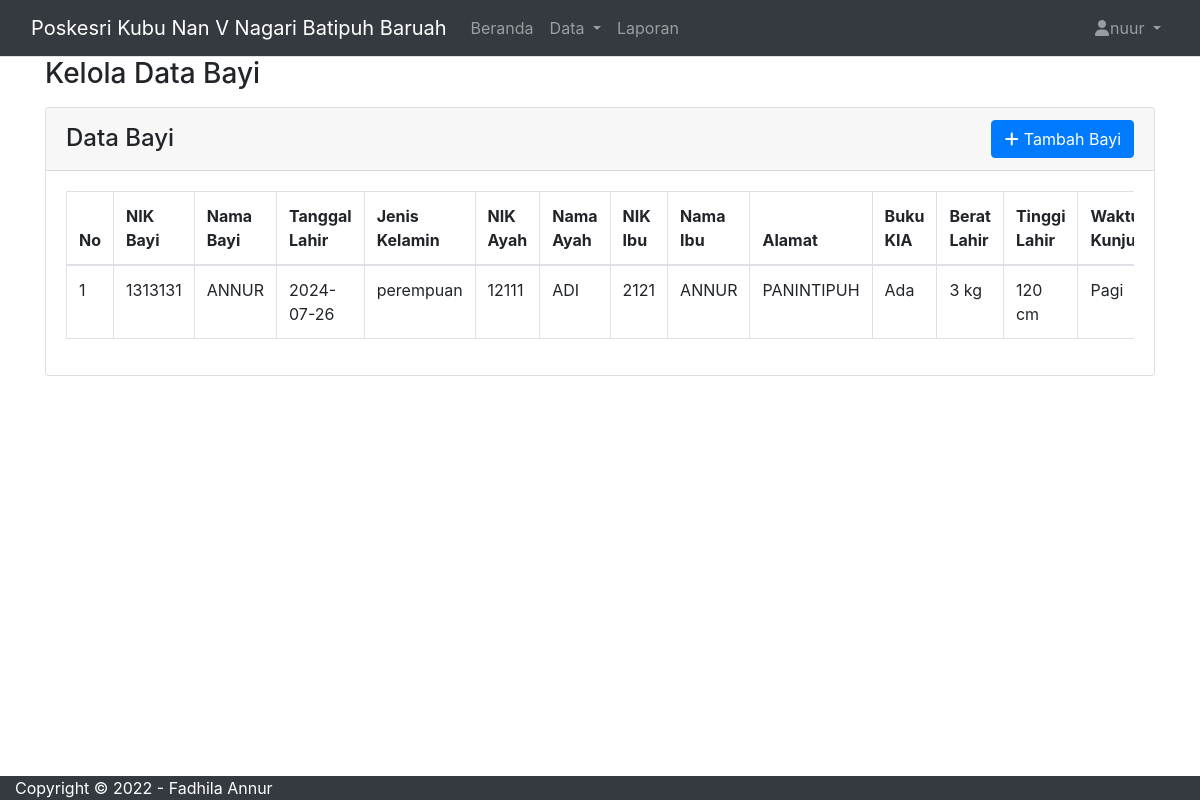
Page /admin/data_bayi.php (signed in) on the committed database.
### tables this page shows
CREATE TABLE `data_bayi` (
  `id_data_bayi` int(11) NOT NULL,
  `nik_bayi` varchar(255) NOT NULL,
  `nama_bayi` varchar(255) NOT NULL,
  `tgl_lhr` date NOT NULL,
  `jns_kel` enum('laki-laki','perempuan') NOT NULL,
  `nik_ayah` varchar(255) NOT NULL,
  `nama_ayah` varchar(255) NOT NULL,
  `nik_ibu` varchar(255) NOT NULL,
  `nama_ibu` varchar(255) NOT NULL,
  `alamat` varchar(255) NOT NULL,
  `buku_kia` enum('Ada','Tidak Ada') NOT NULL,
  `berat_lhr` varchar(255) NOT NULL,
  `tinggi_lhr` varchar(255) NOT NULL,
  `waktu_kunjungan` enum('Pagi','Sore') NOT NULL
);

### admin/data_bayi.php (the view, shortened to what this page needs)
<?php
include 'layout/header.php';
include '../koneksi.php';
$sql = "SELECT * FROM data_bayi";
$result = $koneksi->query($sql);
?>
<div class="wrapper">
    <div class="main-panel">
        <div class="main-header">
            <?php include 'layout/navbar.php'; ?>
        </div>
        <div class="container">
            <div class="page-inner">
                <div class="page-header">
                    <h3 class="fw-bold mb-3">Kelola Data Bayi</h3>
                </div>
                <div class="row">
                    <div class="col-md-12">
                        <div class="card">
                            <div class="card-header">
                                <div class="d-flex justify-content-between align-items-center">
                                    <h4 class="card-title mb-0">Data Bayi</h4>
                                    <button type="button" class="btn btn-primary btn-round ms-auto" data-bs-toggle="modal" data-bs-target="#bayiModal" onclick="resetForm()">
                                        <i class="fa fa-plus"></i>
                                        Tambah  Bayi
                                    </button>
                                </div>
                            </div>
                            <div class="card-body">
                                <div class="table-responsive">
                                    <table class="table table-bordered">
                                        <thead>
                                            <tr>
                                                <th>No</th>
                                                <th>NIK Bayi</th>
                                                <th>Nama Bayi</th>
                                                <th>Tanggal Lahir</th>
                                                <th>Jenis Kelamin</th>
                                                <th>NIK Ayah</th>
                                                <th>Nama Ayah</th>
                                                <th>NIK Ibu</th>
                                                <th>Nama Ibu</th>
                                                <th>Alamat</th>
                                                <th>Buku KIA</th>
                                                <th>Berat Lahir</th>
                                                <th>Tinggi Lahir</th>
                                                <th>Waktu Kunjungan</th>
                                            </tr>
                                        </thead>
                                        <tbody>
                                            <?php
                                            $no = 1;
                                            while ($row = $result->fetch_assoc()) {
                                                echo "<tr>
                                                    <td>{$no}</td>
                                                    <td>{$row['nik_bayi']}</td>
                                                    <td>{$row['nama_bayi']}</td>
                                                    <td>{$row['tgl_lhr']}</td>
                                                    <td>{$row['jns_kel']}</td>
                                                    <td>{$row['nik_ayah']}</td>
                                                    <td>{$row['nama_ayah']}</td>
                                                    <td>{$row['nik_ibu']}</td>
                                                    <td>{$row['nama_ibu']}</td>
                                                    <td>{$row['alamat']}</td>
                                                    <td>{$row['buku_kia']} </td>
                                                    <td>{$row['berat_lhr']} kg</td>
                                                    <td>{$row['tinggi_lhr']} cm</td>
                                                    <td>{$row['waktu_kunjungan']}</td>
                                                    <td>
     <div class='form-button-action d-flex '>                                                    <button class='btn btn-warning btn-sm' onclick='editBayi(".json_encode($row).")'> <i class='fa fa-edit text-light'></i></button>
                                                        <a href='?delete={$row['id_data_bayi']}' class='btn btn-danger btn-sm' onclick='return confirm(\"Yakin ingin menghapus data ini?\")'><i class='fa fa-times text-light'></i></a>
                                                    </td>
                                                </tr>";
                                                $no++;
                                            }
                                            ?>
                                        </tbody>
                                    </table>
                                </div>
                            </div>
                        </div>
                    </div>
                </div>
<?php include 'layout/footer.php'; ?>

### admin/layout/header.php (style rules this page uses)
i { width: 15px; height: 15px; }

### admin/layout/footer.php (style rules this page uses)
body { display: flex; flex-direction: column; min-height: 100vh; }

### rows in the picture
data_bayi: nik_bayi "1313131", nama_bayi "ANNUR", tgl_lhr "2024-07-26", jns_kel "perempuan", nik_ayah "12111", nama_ayah "ADI", nik_ibu "2121", nama_ibu "ANNUR", alamat "PANINTIPUH", buku_kia "Ada", berat_lhr "3", tinggi_lhr "120", waktu_kunjungan "Pagi"

### other values in the picture
$_SESSION['username'] "nuur"
